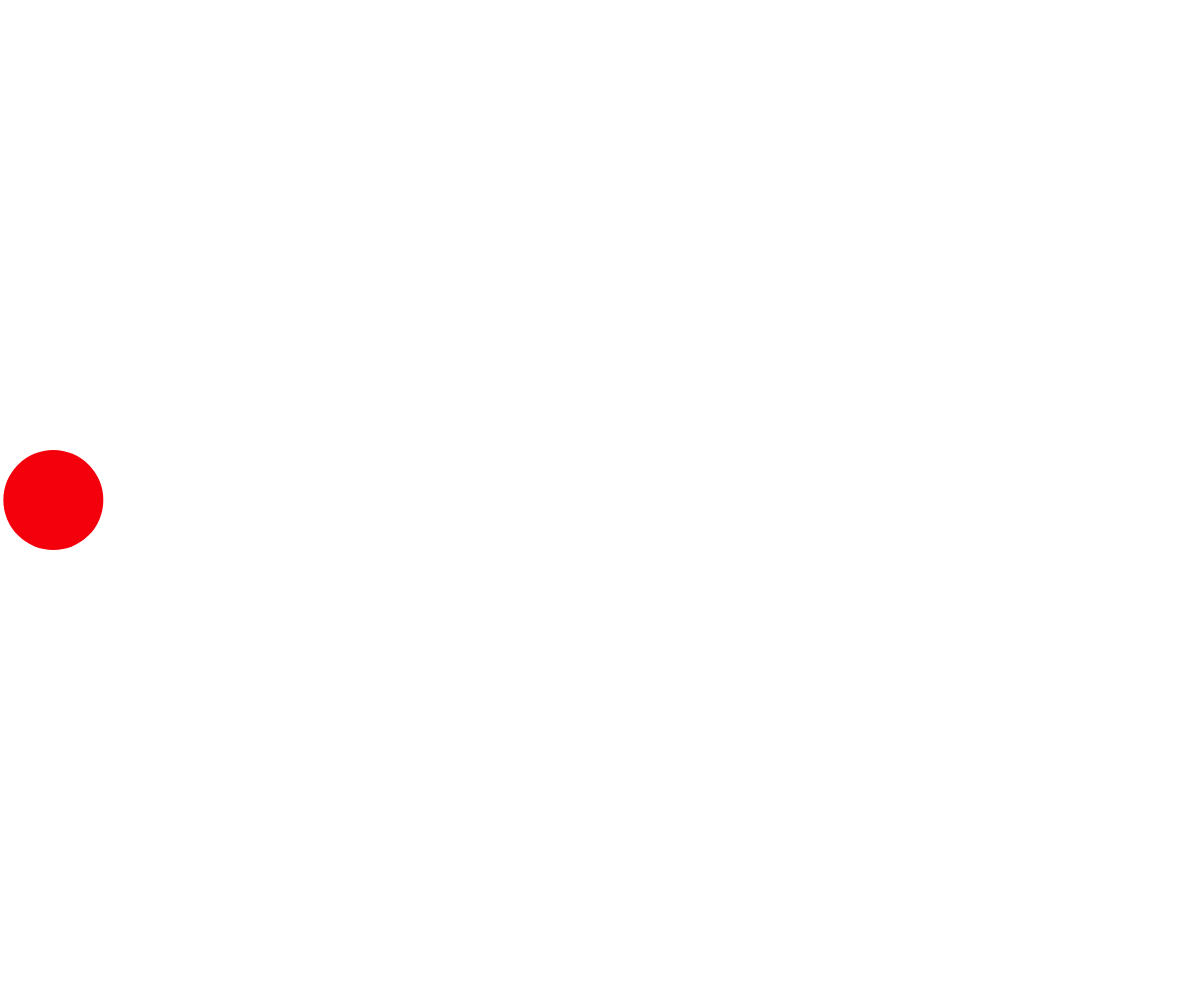
Frame 1 (no input)
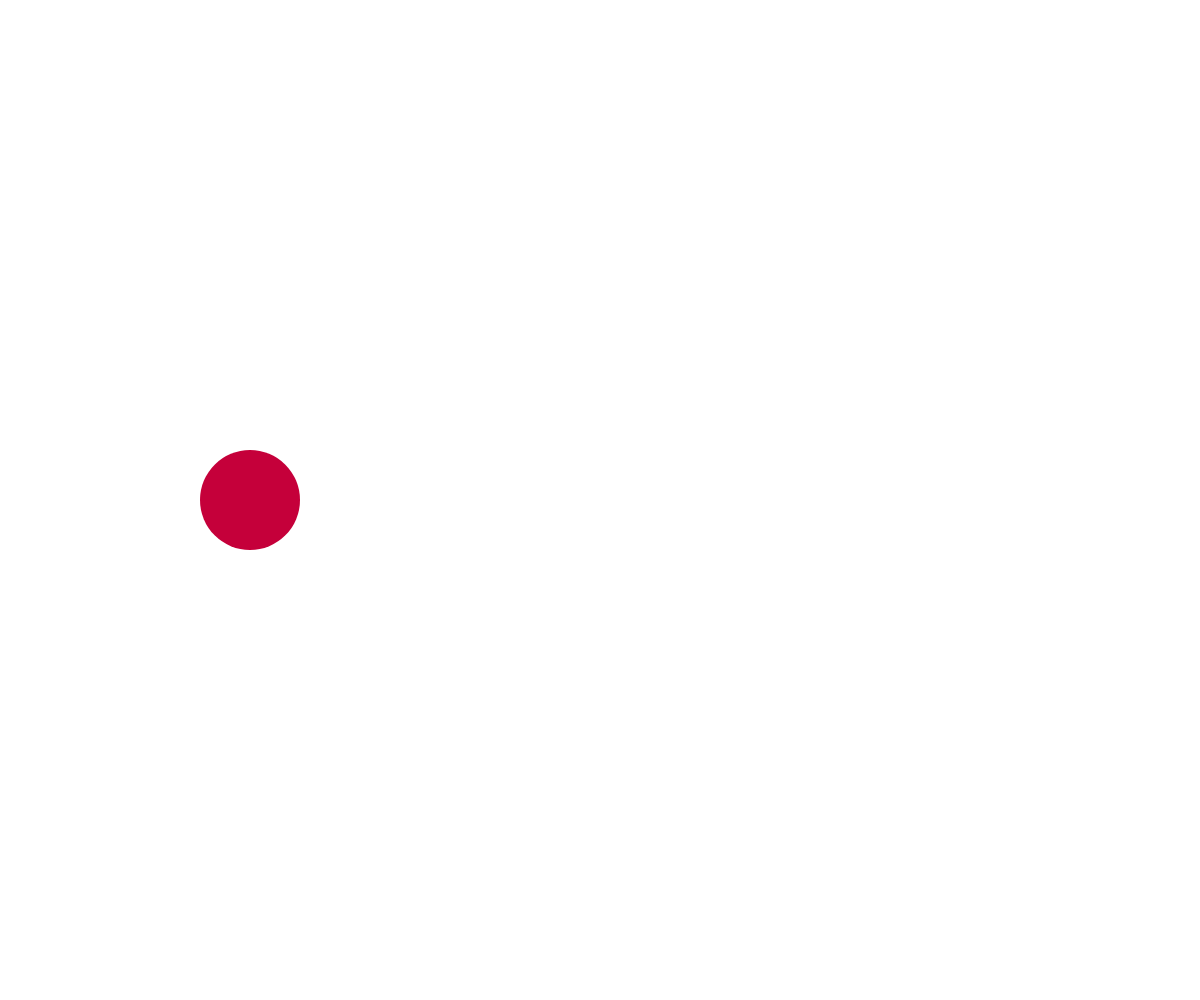
Frame 60 (no input)
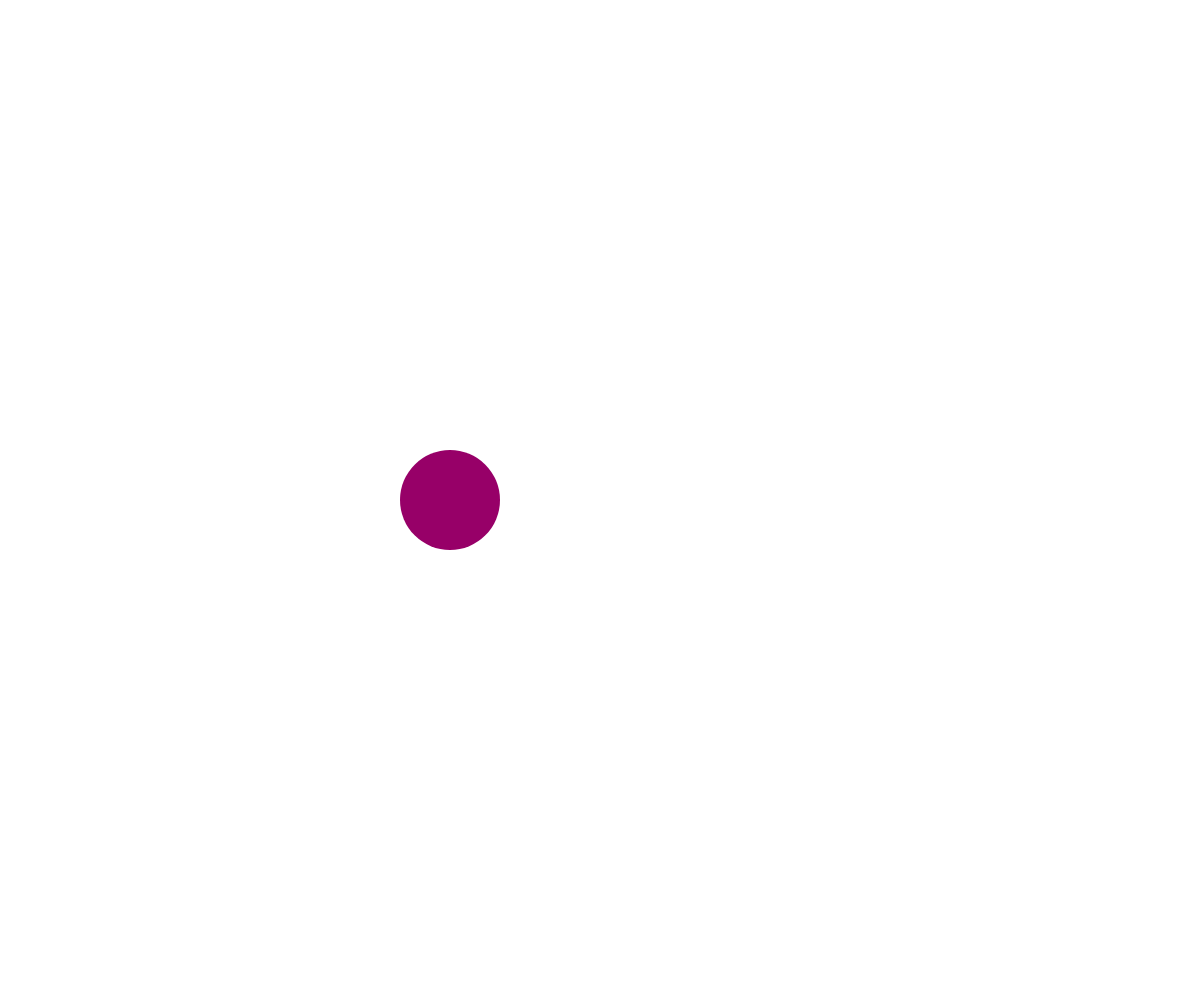
Frame 120 (the mouse pressed at the canvas centre since frame 60)

The p5.js sketch that drew these frames (run headless with seeded random() and noise() and a simulated clock; from frame 60 on, the mouse is pressed at the canvas centre):

// p5.js sketch
// ── sketch.js
// raggio
const radius = 50;

// quanti pixel in un secondo?
const speed = 200;

let currentX = radius;
let xdir = 1;

function setup() {
	createCanvas(windowWidth, windowHeight);
	noStroke();
}

function windowResized() {
	resizeCanvas(windowWidth, windowHeight);
}

function getColorScaled(startRgb, endRgb, perc){
	return [
		startRgb[0] * (1 - perc) + endRgb[0] * perc,
		startRgb[1] * (1 - perc) + endRgb[1] * perc,
		startRgb[2] * (1 - perc) + endRgb[2] * perc,
	]
}

function draw(){
	const speedRate = speed / Math.max(getFrameRate(), getTargetFrameRate());
	currentX += speedRate * xdir;

	if (currentX > (width - radius) || currentX < radius) {
		currentX = Math.min(Math.max(currentX, radius), width - radius);
		xdir *= -1;
	}

	fill(...getColorScaled([255,0,0], [0,0,255], currentX / (width - radius * 2)))
	background(255);
	ellipse(currentX, height / 2, radius * 2);
}
